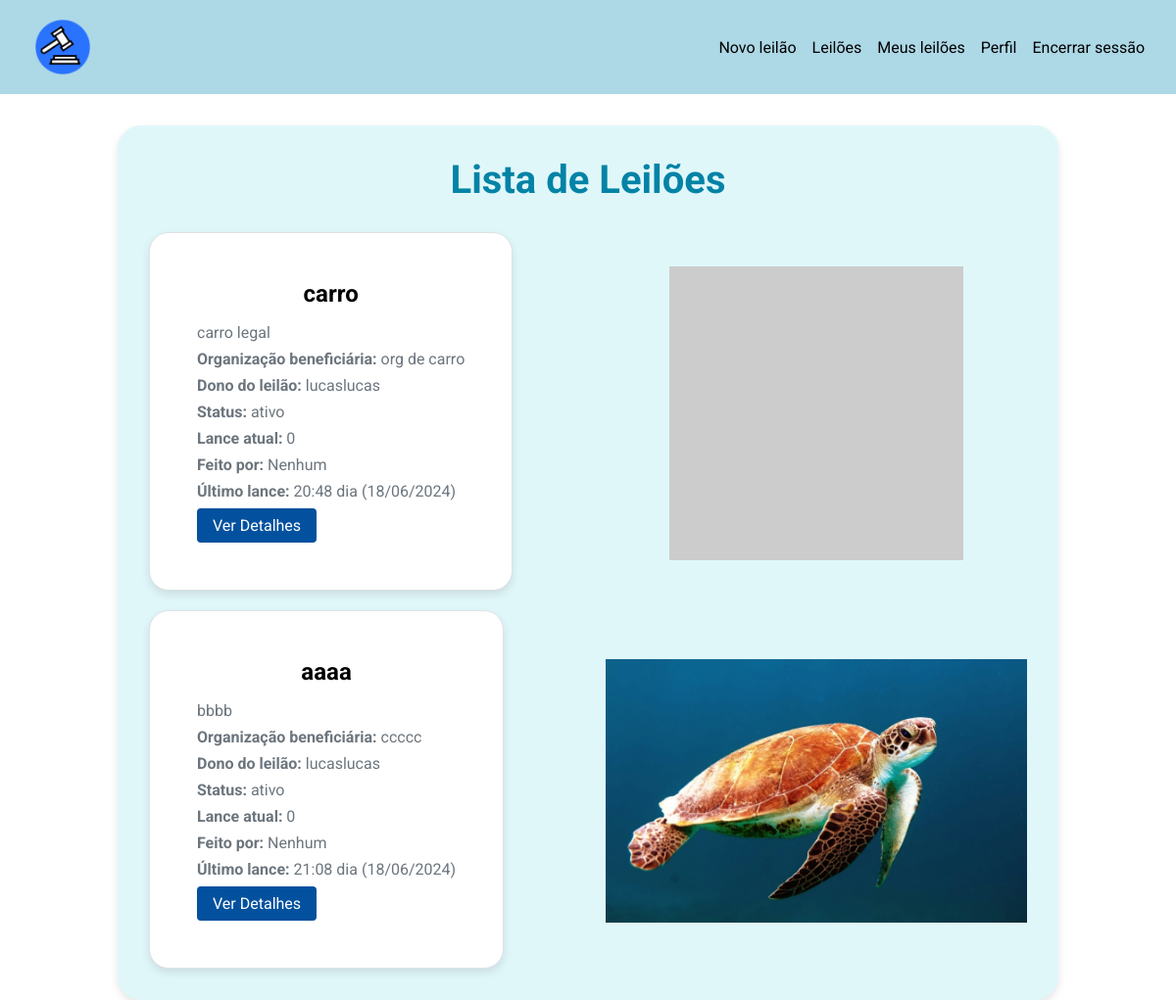
Page /leiloes (signed in) on the committed database.
### leilao_solidario/models.py (models this page shows, shortened)
class Leilao(db.Model):
    id: so.Mapped[str] = so.mapped_column(sa.String, primary_key=True, default=generate_hex_id)
    titulo: so.Mapped[str] = so.mapped_column(sa.String, nullable=False)
    descricao: so.Mapped[str] = so.mapped_column(sa.String, nullable=False)
    organizacao: so.Mapped[str] = so.mapped_column(sa.String, nullable=False)
    lance_atual: so.Mapped[int] = so.mapped_column(sa.Integer, nullable=False)
    ultimo: so.Mapped[int] = so.mapped_column(sa.Integer, sa.ForeignKey("usuario.id", name="fk_ultimo_usuario"), nullable=True, default=None)
    host: so.Mapped[int] = so.mapped_column(sa.Integer, sa.ForeignKey("usuario.id", name="fk_host"),nullable=False)
    status: so.Mapped[str] = so.mapped_column(sa.String, nullable=False)
    hora_ultimo: so.Mapped[datetime] = so.mapped_column(sa.DateTime)
    def to_dict(self):
        return {
            'id': self.id,
            'titulo': self.titulo,
            'descricao': self.descricao,
            'organizacao': self.organizacao,
            'lance_atual': self.lance_atual,
            'ultimo': self.ultimo,
            'host': self.host,
            'status': self.status,
            'hora_ultimo': self.hora_ultimo.strftime('%H:%M dia (%d/%m/%Y)') if self.hora_ultimo else None
        }

class Usuario(db.Model, UserMixin):
    id: so.Mapped[int] = so.mapped_column(sa.Integer, primary_key=True)
    username: so.Mapped[str] = so.mapped_column(sa.String, nullable=False)
    email: so.Mapped[str] = so.mapped_column(sa.String, unique=True, nullable=False)
    senha: so.Mapped[str] = so.mapped_column(sa.String, nullable=False)

### leilao_solidario/routes/leilao.py (the view)
@login_required
@LEILAO.route('/leiloes')
def lista_leiloes():
    leiloes = Leilao.query.all()
    print(current_user.id)
    leiloes_dict = [leilao.to_dict() for leilao in leiloes if leilao.host != current_user.id]
    for leilao in leiloes_dict:
        if leilao['ultimo']:
            leilao['ultimo'] = Usuario.query.get(leilao['ultimo']).username
        else:
            leilao['ultimo'] = 'Nenhum'
        leilao['host'] = Usuario.query.get(leilao['host']).username
        leilao['imagem'] = pegar_imagem(leilao['id'])
        print(leilao['imagem'])
    return render_template('lista_leiloes.html', leiloes=leiloes_dict)

### leilao_solidario/models.py (called while the page is built)
@login_manager.user_loader
def load_usuario(id_usuario):
    return Usuario.query.get(int(id_usuario))

### leilao_solidario/routes/leilao.py (called while the page is built)
def pegar_imagem(leilao_id):
    imagens_dir = os.path.join(current_app.root_path, 'static/imagens_leilao')
    imagens = os.listdir(imagens_dir)
    for imagem in imagens:
        if imagem.split('_')[0] == leilao_id:
            return os.path.join('static/imagens_leilao', imagem)
    return None

### leilao_solidario/templates/lista_leiloes.html
{% extends "base.html" %}
{% block head %}
<link href="{{ url_for('static', filename='styles/leiloes.css') }}" rel="stylesheet">
{% endblock %}
{% block body %}
<div class="container">
    <div class="text-center">
        <h2 class="text-primary">Lista de Leilões</h2>
    </div>
    <div class="row">
        {% for leilao in leiloes %}
        <div class="col-md-6">
            <div class="card">
                <div class="card-body">
                    <h2 class="card-title"><strong>{{ leilao.titulo }}</strong></h2>
                    <p class="card-text">{{ leilao.descricao }}</p>
                    <p class="card-text"><strong>Organização beneficiária:</strong> {{ leilao.organizacao }}</p>
                    <p class="card-text"><strong>Dono do leilão:</strong> {{ leilao.host }}</p>
                    <p class="card-text"><strong>Status:</strong> {{ leilao.status }}</p>
                    <p class="card-text"><strong>Lance atual:</strong> {{ leilao.lance_atual }}</p>
                    <p class="card-text"><strong>Feito por:</strong> {{ leilao.ultimo }}</p>
                    <p class="card-text"><strong>Último lance:</strong> {{ leilao.hora_ultimo }}</p>
                    <a href="{{ url_for('auction.auction', auction_id=leilao.id) }}" class="btn btn-primary">Ver Detalhes</a>
                </div>
            </div>
        </div>
        <div class="col">
            <div class="card-image">
                {% if leilao.imagem == None %}
                    <img src="https://placehold.co/800x800" alt="{{ leilao.titulo }}">
                {% else %}
                    <img src="{{ leilao.imagem }}" alt="{{ leilao.titulo }}">
                {% endif %}
            </div>
        </div>
        {% endfor %}
    </div>
</div>
{% endblock %}

### leilao_solidario/templates/base.html (shortened to what this page needs)
<html lang="pt-br">
<head>
    <link href="{{ url_for('static', filename='styles/main.css') }}" rel="stylesheet">
    <link href="{{ url_for('static', filename='styles/navbar.css') }}" rel="stylesheet">
    {% block head %}
    {% endblock %}
</head>
<body>
    <header>
        <a href="{{ url_for('home.home') }}" class="logo-wrapper">
            <img src="{{ url_for('static', filename='images/logo_leilao.png') }}" class="logo-image" alt="Logo">
        </a>
        <nav>
            {% if current_user.is_authenticated %}
                <ul>
                    <li>
                        <a href="{{ url_for('cadastro_leilao.cadastrar_leilao') }}">Novo leilão</a>
                    </li>
                    <li>
                        <a href="{{ url_for('leilao.lista_leiloes') }}">Leilões</a>
                    </li>
                    <li>
                        <a href="{{ url_for('auction.meusleiloes') }}">Meus leilões</a>
                    </li>
                    <li>
                        <a href="">Perfil</a>
                    </li>
                    <li>
                        <a href="{{ url_for('home.sair') }}">Encerrar sessão</a>
                    </li>
                </ul>
            {% endif %}
        </nav>
    </header>
    {% block body %}{% endblock %}
</body>
</html>

### leilao_solidario/static/styles/main.css (style rules this page uses)
:root { --main-color: #2a73ff; --window: #add8e6; --sec-window: #ddebf0; }
* { margin: 0; padding: 0; box-sizing: border-box; font-family: "Roboto", sans-serif; }

### leilao_solidario/static/styles/navbar.css (style rules this page uses)
header { height: 6rem; display: flex; padding: 0 2rem; justify-content: space-between; align-items: center; background-color: var(--window); }
.logo-wrapper { height: 4rem; width: 4rem; padding: .2rem; transition: .2s; }
.logo-image { width: 100%; height: 100%; object-fit: contain; }
nav > ul { display: flex; gap: 1rem; align-items: center; justify-content: space-between; list-style: none; }
nav > ul > li > a { color: black; font-size: 1rem; text-decoration: none; border-bottom: 0.15rem solid transparent; transition: 0.5s; }

### leilao_solidario/static/styles/leiloes.css (style rules this page uses)
.container { max-width: 60rem; display: flex; flex-direction: column; justify-content: center; align-items: center; background-color: #e0f7fa; border-radius: 1.5rem; padding: 2rem; margin: auto; margin-top: 2rem; box-shadow: 0 4px 8px rgba(0, 0, 0, 0.1); }
.text-center { margin-bottom: 0.6rem; width: 100%; }
.text-primary { color: #0383a6; font-size: 2.5rem; font-weight: bold; text-align: center; }
.row { display: flex; flex-wrap: wrap; justify-content: space-between; }
.col { flex: 0 0 48%; display: flex; flex-direction: column; margin-bottom: 1.5rem; }
.card { width: 100%; background-color: #fff; border: 1px solid #dee2e6; border-radius: 1.25rem; box-shadow: 0 4px 8px rgba(0, 0, 0, 0.1); overflow: hidden; margin-top: 20px; }
.card-body { padding: 3rem; }
.card-image { flex: 0 0 300px; height: 300px; background-color: #e0f7fa; display: flex; align-items: center; justify-content: center; overflow: hidden; margin-top: 55px; }
.card-image img { max-width: 100%; max-height: 100%; object-fit: cover; }
.card-title { font-size: 1.5rem; font-weight: bold; margin-bottom: 1rem; text-align: center; }
.card-text { font-size: 1rem; color: #6c757d; margin-bottom: 0.5rem; }
.btn-primary { background-color: #03519e; border-color: #007bff; color: #fff; padding: 0.5rem 1rem; font-size: 1rem; border-radius: 0.25rem; text-decoration: none; display: inline-block; }

### rows in the picture
Leilao: titulo "carro", descricao "carro legal", organizacao "org de carro", status "ativo"
Usuario: host "lucaslucas" "lucaslucas"
Leilao: titulo "aaaa", descricao "bbbb", organizacao "ccccc", status "ativo"

### other values in the picture
{{ leilao.lance_atual }} "0" "0"
{{ leilao.ultimo }} "Nenhum" "Nenhum"
{{ leilao.hora_ultimo }} "20:48 dia (18/06/2024)" "21:08 dia (18/06/2024)"
